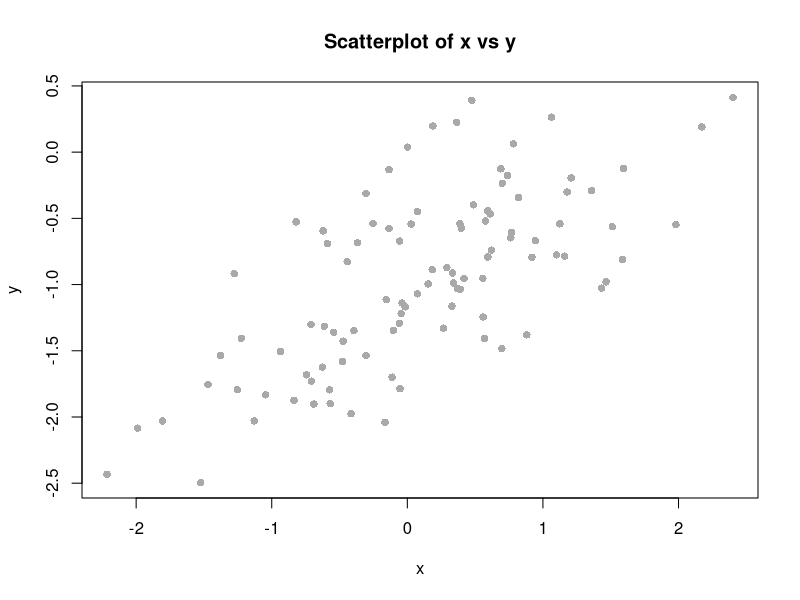
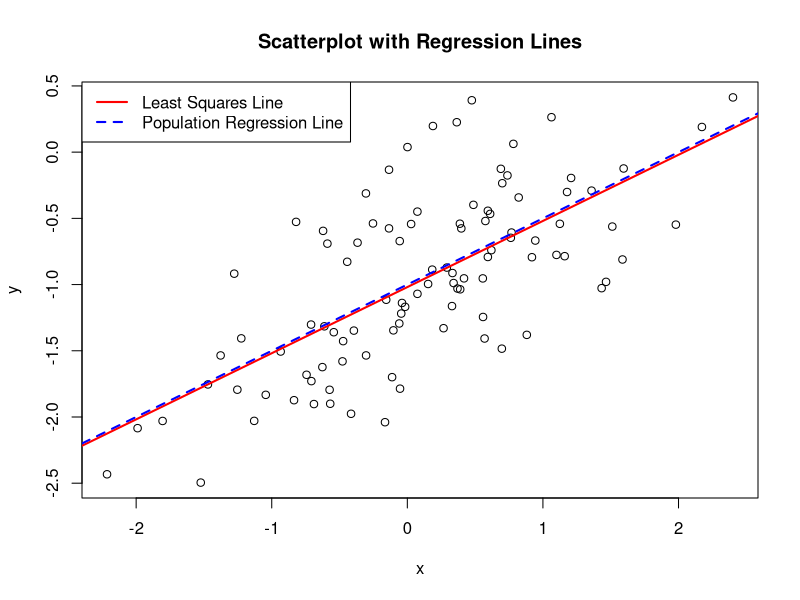
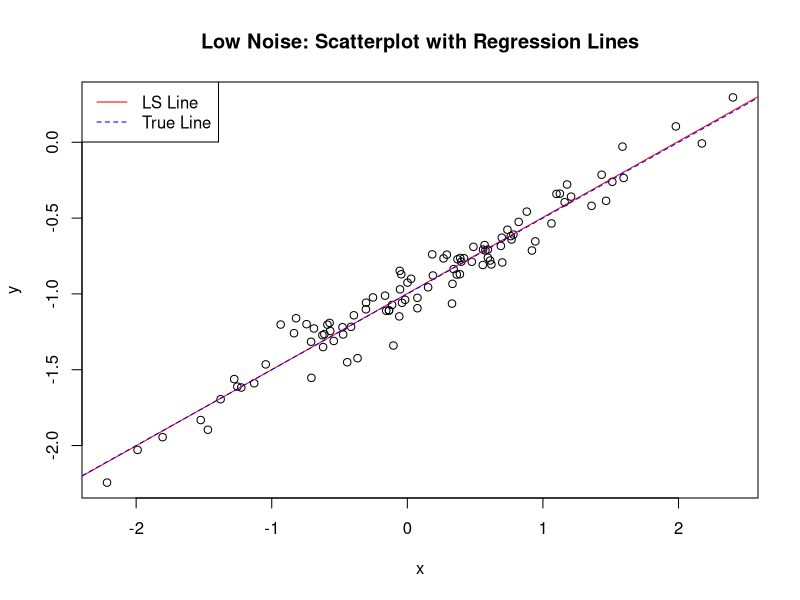
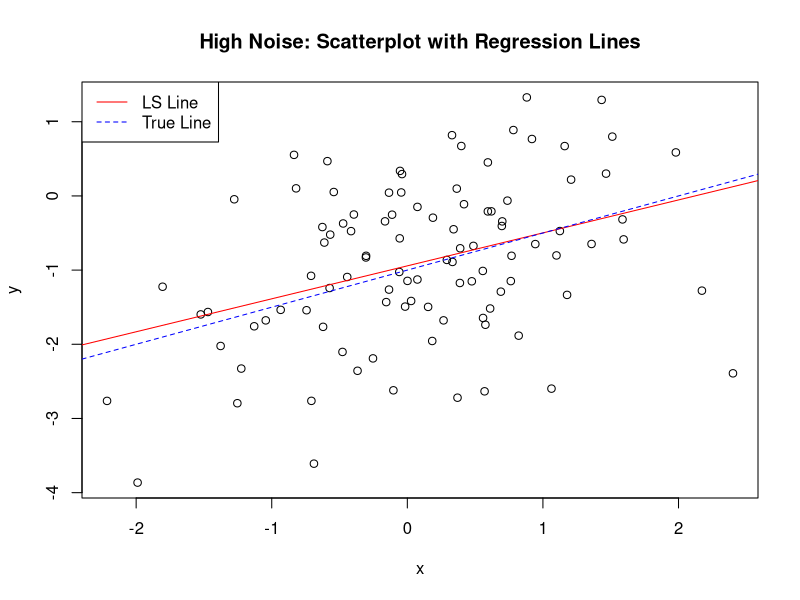

Source code (R) for these figures, in order:
set.seed(1) # 固定随机种子，保证结果一致

# (a) 生成x：100个N(0,1)观测
x <- rnorm(100)

# (b) 生成eps：100个N(0, 0.25)观测（方差0.25 → 标准差0.5）
eps <- rnorm(100, mean = 0, sd = sqrt(0.25))

# (c) 生成y：根据模型 Y = -1 + 0.5X + ε
y <- -1 + 0.5 * x + eps

# 向量y的长度与模型参数
length(y) # 输出100
cat("真实模型参数：β₀ =", -1, "，β₁ =", 0.5, "\n")

# (d) 绘制散点图
plot(x, y,
    main = "Scatterplot of x vs y", # nolint
    xlab = "x", ylab = "y",
    pch = 16, col = "darkgray"
)

# (e) 拟合模型 y ~ x
fit <- lm(y ~ x)
summary(fit) # 查看回归结果

# (f) 叠加回归线
plot(x, y,
    main = "Scatterplot with Regression Lines",
    xlab = "x", ylab = "y"
)

# 最小二乘拟合线（红色）
abline(fit, col = "red", lwd = 2)

# 真实回归线（蓝色，Y = -1 + 0.5X）
abline(-1, 0.5, col = "blue", lwd = 2, lty = 2)

legend("topleft",
    legend = c("Least Squares Line", "Population Regression Line"),
    col = c("red", "blue"), lty = c(1, 2), lwd = 2
)


# (g) 拟合模型 y ~ x + I(x^2)
fit_poly <- lm(y ~ x + I(x^2))  
summary(fit_poly)

# 生成低噪声数据
eps_small <- rnorm(100, 0, 0.1) # 方差0.01（原方差0.25→更小）
y_small <- -1 + 0.5 * x + eps_small

# 重复(d)-(f)：散点图+回归线
plot(x, y_small,
    main = "Low Noise: Scatterplot with Regression Lines",
    xlab = "x", ylab = "y"
)
abline(lm(y_small ~ x), col = "red")
abline(-1, 0.5, col = "blue", lty = 2)
legend("topleft", legend = c("LS Line", "True Line"), col = c("red", "blue"), lty = c(1, 2))


# 生成高噪声数据
eps_large <- rnorm(100, 0, 1) # 方差1（原方差0.25→更大）
y_large <- -1 + 0.5 * x + eps_large

# 重复(d)-(f)：散点图+回归线
plot(x, y_large,
    main = "High Noise: Scatterplot with Regression Lines",
    xlab = "x", ylab = "y"
)
abline(lm(y_large ~ x), col = "red")
abline(-1, 0.5, col = "blue", lty = 2)
legend("topleft", legend = c("LS Line", "True Line"), col = c("red", "blue"), lty = c(1, 2))

# 原始数据置信区间
conf_int_orig <- confint(fit)

# 高噪声数据拟合与置信区间
fit_large <- lm(y_large ~ x)
conf_int_large <- confint(fit_large)

# 低噪声数据拟合与置信区间
fit_small <- lm(y_small ~ x)
conf_int_small <- confint(fit_small)

# 打印置信区间宽度对比
cat("原始数据置信区间宽度（β₀）：", conf_int_orig[1, 2] - conf_int_orig[1, 1], "\n")
cat("高噪声数据置信区间宽度（β₀）：", conf_int_large[1, 2] - conf_int_large[1, 1], "\n")
cat("低噪声数据置信区间宽度（β₀）：", conf_int_small[1, 2] - conf_int_small[1, 1], "\n")
